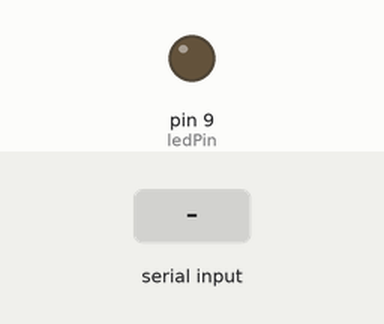
Bench run of a sketch on a simulated Arduino Uno, built with avr-gcc and run on an emulated ATmega328P. Shown: output pins drawn as LEDs (lit = HIGH). The inputs (shaded band) are chosen by the test bench. What the sketch prints to the serial monitor is not drawn.

Above: at 1.2 s.
1.3 s: "H" received over Serial
At 2.5 s:
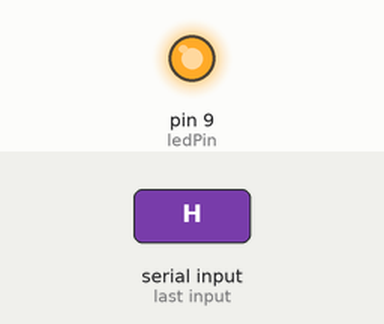
2.8 s: "L" received over Serial
At 3.8 s:
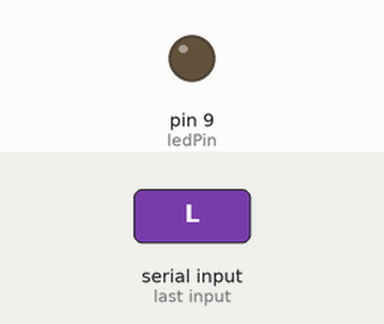
Timing chart, 0 to 5.8 s (numbered marks = the images above; inputs shaded):
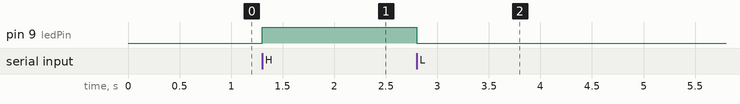

The sketch:

ArduinoSketch.ino
```cpp
 // Wiring/Arduino code:
 // Read data from the serial and turn ON or OFF a light depending on the value

 int val; // Data received from the serial port
 int ledPin = 9; // Set the pin to digital I/O


 void setup() {
 pinMode(ledPin, OUTPUT); // Set pin as OUTPUT
 Serial.begin(9600); // Start serial communication at 9600 bps
 }

 void loop() {
 while (Serial.available()) { // If data is available to read,
 val = Serial.read(); // read it and store it in val
 }
 if (val == 'L' || val == 'l') { // If H was received
 digitalWrite(ledPin, LOW); // turn the LED on
 }
 if (val == 'H' || val == 'h') { // If H was received
 digitalWrite(ledPin, HIGH); // Otherwise turn it OFF
 }
 Serial.write(val);
 delay(1); // Wait 100 milliseconds for next reading
 }
```

Measured:
- after the input at 1.3 s, pin 9 (ledPin): LOW → HIGH at once
- after the input at 2.8 s, pin 9 (ledPin): HIGH → LOW at once
